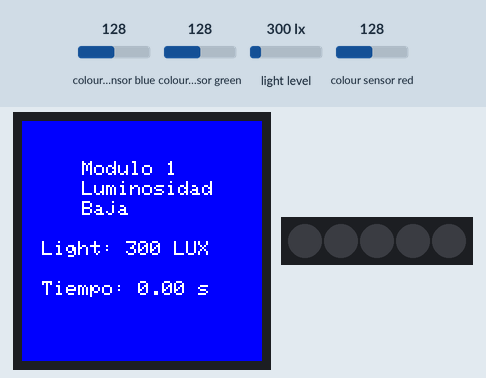
Recording of a sketch running on a simulated Arduino MKR. On the bench: 240×240 colour display, 5 RGB LEDs in strip order, left to right. Inputs (shaded band) come from the test bench; at power-on: light level 300 lx, colour sensor blue 128, colour sensor green 128, colour sensor red 128.

Above: at 1.4 s.
1.5 s: light level set to 1000 lx
At 6.8 s:
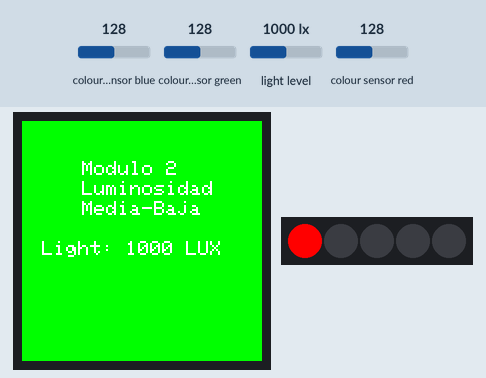
12.4 s: light level set to 40 lx
At 13.2 s:
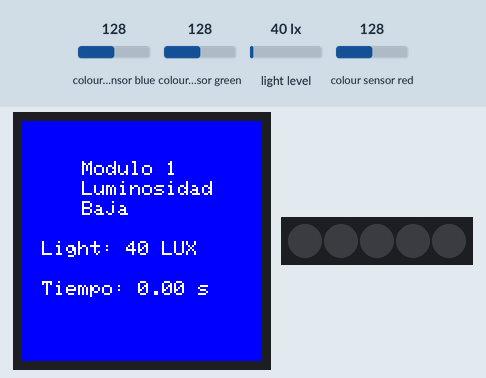
23.3 s: light level set to 1500 lx
At 108.45 s:
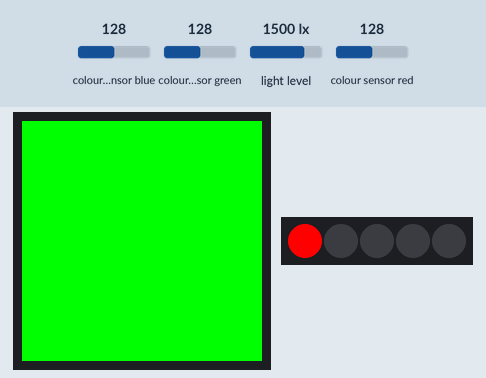
Timing chart, 0 to 108.5 s (numbered marks = the images above; inputs shaded):
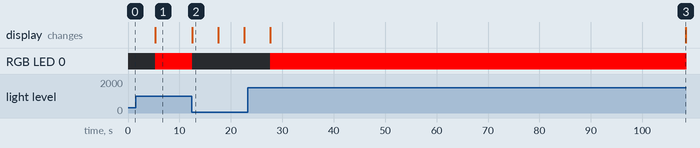

Measured:
- after the input at 1.5 s, the display: changes after 3.8 s (image 1)
- after the input at 12.4 s, the display: changes after 0.06 s (image 2)
- after the input at 23.3 s, the display: first changes after 4.4 s (image 3 shows a later state)
- what the display in image 2 shows lasts 5.0 s, from 12.5 s to 17.5 s

The sketch:

tareagrupo5.ino
```cpp
/*

Tarea 3 - Sistemas Digitales - Proyecto n°2 - Medir luminosidad
Este proyecto mide la luminosidad ambiental y clasifica el nivel de luz en 4 rangos, activando LEDs y un buzzer según la condición detectada

Integrantes:
-> Castillo Benjamín
-> Cegarra Ramón
-> Parra Paola
-> Ramos Edinson
-> Rossel Francisco
-> Sanhueza Angelo

*/

#include <Arduino_MKRIoTCarrier.h> // Libreria para controlar sensores y actuadores de la placa Arduino MKR IoT Carrier

MKRIoTCarrier carrier; // Inicializa el objeto de la placa IoT Carrier

int light = 0; // Valor de luminosidad medido por el sensor
int r,g,b;

unsigned long tiempo = 0; // Tiempo de inicio del Modulo1
unsigned long duracionEnModulo = 0; // Variable que almacena el tiempo de duración en el Modulo1
bool estarEnModulo = false; // Variable bandera para saber si se está en módulo 1
bool sonarBuzzer = false; // Variable bandera para evitar repetir la alarma en módulo 4

// Definición valores de luminosidad (parámetros)
int L1 = 500;
int L2 = 2900;
int L3 = 3800;

void setup() {

  Serial.begin(9600); // Prepara a la placa para el envio y recepción de datos
  CARRIER_CASE = false; // Indica que la placa no está dentro del case
  carrier.begin(); // Inicializa los componentes y sensores del Carrier
}

void loop() {

  while (!carrier.Light.colorAvailable()){ // Espera a que se tengan datos desde el sensor de luz
    delay(5);
  }
  carrier.Light.readColor(r, g, b, light); // Lee valores RGB y nivel de luminosidad
  Clasificar(); // Evalúa en qué rango está la luminosidad y activa el módulo correspondiente
}

void Modulo1(){

  // Módulo 1: Luminosidad baja
  // Si light ≤ 𝐿1, se mantienen apagados los leds

  carrier.leds.setPixelColor(0, 0, 0, 0); // primer pixel, apagado
  carrier.leds.setPixelColor(1, 0, 0, 0); // segundo pixel, apagado
  carrier.leds.setPixelColor(2, 0, 0, 0); // tercer pixel, apagado
  carrier.leds.setPixelColor(3, 0, 0, 0); // cuarto pixel, apagado
  carrier.leds.setPixelColor(4, 0, 0, 0); // quinto pixel, apagado
  carrier.leds.show(); //actualiza el nuevo estado de los leds
}

void Modulo2(){

  // Módulo 2: Luminosidad media-baja
  // Si 𝐿1 < light ≤ 𝐿2, se enciende 1 led RGB

  carrier.leds.setPixelColor(0, 255, 0, 0); // primer pixel, rojo
  carrier.leds.setPixelColor(1, 0, 0, 0); // segundo pixel, apagado
  carrier.leds.setPixelColor(2, 0, 0, 0); // tercer pixel, apagado
  carrier.leds.setPixelColor(3, 0, 0, 0); // cuarto pixel, apagado
  carrier.leds.setPixelColor(4, 0, 0, 0); // quinto pixel, apagado
  carrier.leds.show(); //actualiza el nuevo estado de los leds
}

void Modulo3(){

  // Módulo 3: Luminosidad media-alta
  // Si 𝐿2 < light ≤ 𝐿3, se encienden 3 leds RGB

  carrier.leds.setPixelColor(0, 0, 0, 255); // primer pixel, azul
  carrier.leds.setPixelColor(1, 0, 0, 0); // segundo pixel, apagado
  carrier.leds.setPixelColor(2, 0, 0, 255); // tercer pixel, azul
  carrier.leds.setPixelColor(3, 0, 0, 0); // cuarto pixel, apagado
  carrier.leds.setPixelColor(4, 0, 0, 255); // quinto pixel, azul
  carrier.leds.show(); //actualiza el nuevo estado de los leds
}

void Modulo4(){

  // Módulo 4: Luminosidad crítica
  // Si light > 𝐿3, se encienden los 5 leds RGB y se activa una alarma usando la bocina

  carrier.leds.setPixelColor(0, 255, 255, 255); // primer pixel, blanco
  carrier.leds.setPixelColor(1, 255, 255, 255); // segundo pixel, blanco
  carrier.leds.setPixelColor(2, 255, 255, 255); // tercer pixel, blanco
  carrier.leds.setPixelColor(3, 255, 255, 255); // cuarto pixel, blanco
  carrier.leds.setPixelColor(4, 255, 255, 255); // quinto pixel, blanco
  carrier.leds.show(); //actualiza el nuevo estado de los leds

  // Activa la alarma una sola vez mientras se encuentre en el estado light > 𝐿3

  if(!sonarBuzzer){
    carrier.Buzzer.sound(500); // Frequencia establecida en 500 Hz
    delay(3000); // Detiene la ejecución del programa (alarma) durante 3 segundos
    carrier.Buzzer.noSound(); // La alarma se desactiva
    sonarBuzzer = true; // Actualiza el estado
  }
}

// Función para determinar el módulo que se ejecutará

void Clasificar(){

  if(light <= L1){
    if(!estarEnModulo){
      tiempo = millis(); // Marca el tiempo de entrada a Modulo1 en milisegundos
      estarEnModulo = true;
    }
    duracionEnModulo = millis() - tiempo; // Calcula duración en Modulo1

    printLightBlue(); // Configuración de la pantalla para el Modulo1

    carrier.display.setTextColor(ST77XX_WHITE); // Establecer texto en color blanco
    carrier.display.setTextSize(2); // Tamaño medio del texto
    carrier.display.setCursor(20, 160); // Ubicación del texto (x, y)

    // Mostrar en pantalla el tiempo que el módulo ha experimentado el estado light ≤ 𝐿1

    carrier.display.print("Tiempo: ");
    carrier.display.print(duracionEnModulo/1000.0); // Conversión de milisegundos a segundos

    carrier.display.println(" s");

    Modulo1();
    delay(5000); // Detiene la ejecución del programa durante 5 segundos para visualizar Tiempo en Modulo1
  }

  else if(light > L1 && light <= L2){

    estarEnModulo = false; // Reinicia variable bandera
    sonarBuzzer = false; // Reinicia variable bandera

    Modulo2();
    printLightGreen();
  }
  else if(light > L2 && light <= L3){

    estarEnModulo = false; // Reinicia variable bandera
    sonarBuzzer = false; // Reinicia variable bandera

    Modulo3();
    printLightMagenta();
  }
  else if(light > L3){

    estarEnModulo = false; // Reinicia variable bandera
    Modulo4();
    printLightRed();
  }
}

// Función para establecer configuración de la pantalla para Modulo1

void printLightBlue(){

  carrier.display.fillScreen(ST77XX_BLUE); // Establece fondo azul
  carrier.display.setTextColor(ST77XX_WHITE); // Establece texto en color blanco
  carrier.display.setTextSize(2); // Tamaño medio del texto
  carrier.display.setCursor(60, 40);
  carrier.display.println("Modulo 1");
  carrier.display.setCursor(60, 60);
  carrier.display.println("Luminosidad");
  carrier.display.setCursor(60, 80);
  carrier.display.println("Baja");

  // Impresión del valor de luminosidad en LUX

  carrier.display.setCursor(20, 120); /// Ubicación del texto (x, y)
  carrier.display.print("Light: ");
  carrier.display.print(light);
  carrier.display.println(" LUX");
}

// Función para establecer configuración de la pantalla para Modulo2
void printLightGreen(){

  // Ajuste del color de fondo, color del texto, tamaño y posición del texto

  carrier.display.fillScreen(ST77XX_GREEN); // Establece fondo verde
  carrier.display.setTextColor(ST77XX_WHITE); // Establece texto en color blanco
  carrier.display.setTextSize(2); // Tamaño medio del texto
  carrier.display.setCursor(60, 40);
  carrier.display.println("Modulo 2");
  carrier.display.setCursor(60, 60);
  carrier.display.println("Luminosidad");
  carrier.display.setCursor(60, 80);
  carrier.display.println("Media-Baja");


  // Impresión del valor de luminosidad en LUX

  carrier.display.setCursor(20, 120); // Ubicación del texto (x, y)
  carrier.display.print("Light: ");
  carrier.display.print(light);
  carrier.display.println(" LUX");
}

// Función para establecer configuración de la pantalla para Modulo3

void printLightMagenta(){

  // Ajuste del color de fondo, color del texto, tamaño y posición del texto

  carrier.display.fillScreen(ST77XX_MAGENTA); // Establece fondo magenta
  carrier.display.setTextColor(ST77XX_WHITE); // Establece texto en color blanco
  carrier.display.setTextSize(2); // Tamaño medio del texto
  carrier.display.setCursor(60, 40);
  carrier.display.println("Modulo 3");
  carrier.display.setCursor(60, 60);
  carrier.display.println("Luminosidad");
  carrier.display.setCursor(60, 80);
  carrier.display.println("Media-Alta");

  // Impresión del valor de luminosidad en LUX

  carrier.display.setCursor(20, 120); // Ubicación del texto (x, y)
  carrier.display.print("Light: ");
  carrier.display.print(light);
  carrier.display.println(" LUX");
}

// Función para establecer configuración de la pantalla para Modulo4

void printLightRed(){

  // Ajuste del color de fondo, color del texto, tamaño y posición del texto

  carrier.display.fillScreen(ST77XX_RED); // Establece fondo rojo
  carrier.display.setTextColor(ST77XX_WHITE); // Establece texto en color blanco
  carrier.display.setTextSize(2);
  carrier.display.setCursor(60, 40);
  carrier.display.println("Modulo 4");
  carrier.display.setCursor(60, 60);
  carrier.display.println("Luminosidad");
  carrier.display.setCursor(60, 80);
  carrier.display.println("Critica");

  // Impresión del valor de luminosidad en LUX

  carrier.display.setCursor(20, 120); // Ubicación del texto (x, y)
  carrier.display.print("Light: ");
  carrier.display.print(light);
  carrier.display.println(" LUX");
}
```
